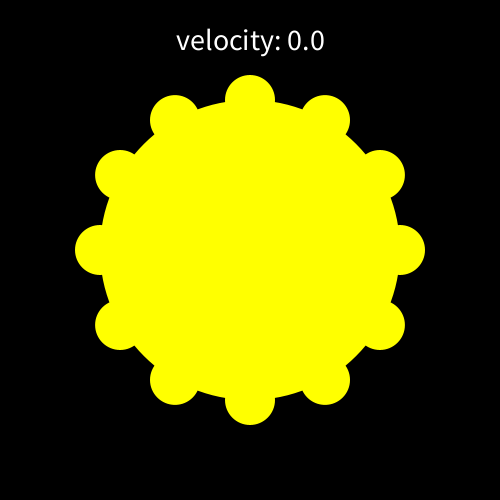
Frame 1 (no input)
Frame 60 (the mouse pressed at the canvas centre just before this capture): identical to frame 1, image omitted
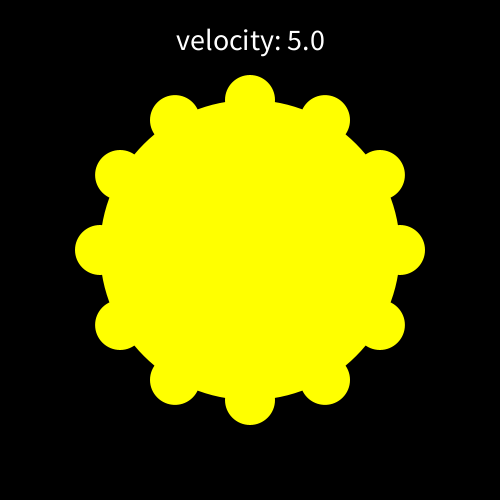
Frame 120 (the mouse held since frame 60 and released just before this capture)

The Processing sketch that drew these frames (run headless with seeded random() and noise(); from frame 60 on, the mouse is pressed at the canvas centre):

// Processing sketch: ex08_project_01
// ── ex08_project_01.pde
// 기어 모양을 만들고 마우스의 움직임으로 회전 가·감속

float velocity = 0.0, phase = 0.0, r = 150.0;

void setup() {
  size(500, 500);
}

void draw() {
  background(0);
  noStroke();
  fill(255, 255, 0);
  ellipse(width/2, height/2, 2*r, 2*r);

  float d = dist(width/2, height/2, mouseX, mouseY);
  if (d < r) {
    velocity = map(d, r, 0, 0, 5);
    phase += velocity;
  }
  for (int degree = 0; degree < 360; degree += 30) {
    float theta = radians(degree + phase);
    float x = width/2 + r * cos(theta);
    float y = height/2 + r * sin(theta);
    ellipse(x, y, 50, 50);
  }

  fill(255);
  textSize(30);
  textAlign(CENTER);
  text("velocity: " + nf(velocity, 1, 1), width/2, 50);
}
